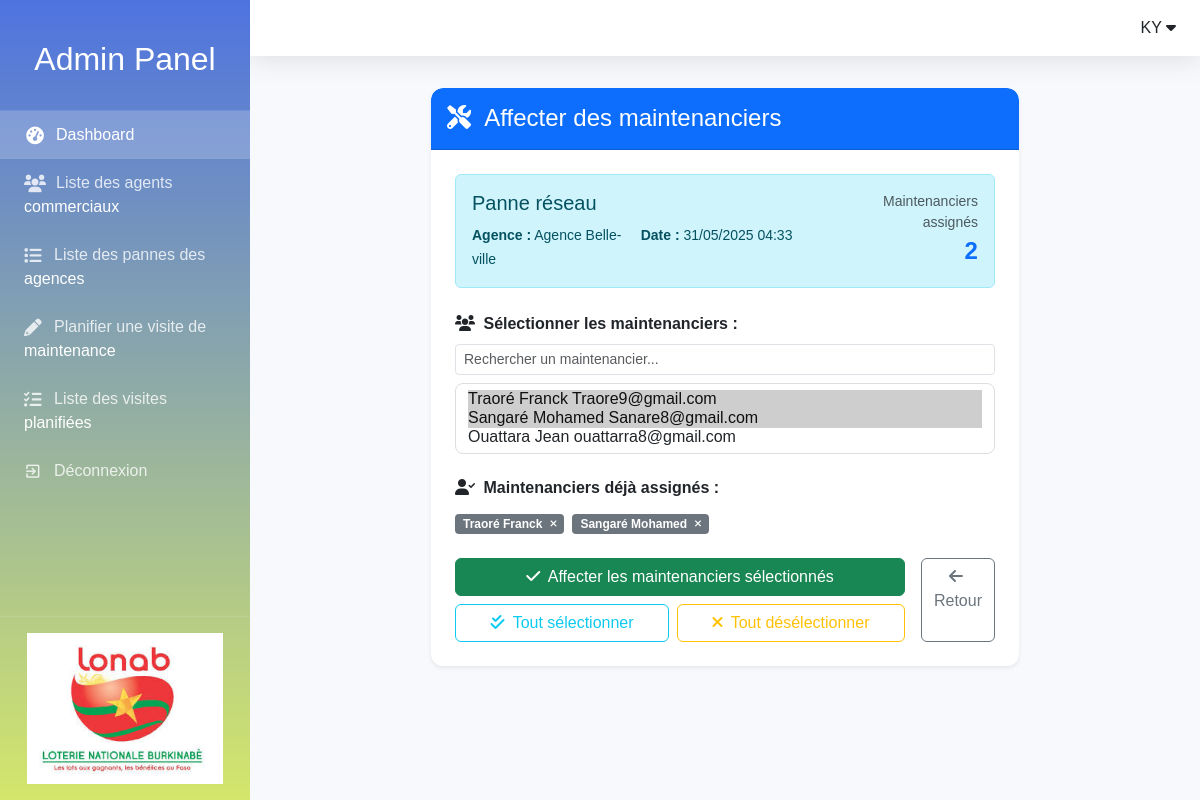
Screenshot of /monapplication/pannes_agence/33/affecter/ (signed in) with the database file from the repository.
### monapplication/models.py (models this page shows, shortened)
class PanneAgence(models.Model):
    ETAT_CHOICES = [
        ('en_attente', 'En attente'),
        ('resolue', 'Résolue'),
    ]
    responsable = models.ForeignKey('ResponsableAgence', on_delete=models.CASCADE)
    agence = models.ForeignKey('Agence', on_delete=models.CASCADE)
    titre = models.CharField(max_length=255, default='Panne')
    description = models.TextField()
    date_signalement = models.DateTimeField(default=timezone.now)
    etat = models.CharField(max_length=20, choices=ETAT_CHOICES, default='en_attente')
    maintenanciers = models.ManyToManyField('Agent', blank=True)

class Agence(models.Model):
    nom = models.CharField(max_length=100)
    adresse = models.TextField()
    localisation = models.CharField(max_length=255, blank=True, null=True)
    responsable = models.ForeignKey(
        ResponsableAgence,  # changé ici
        on_delete=models.SET_NULL,
        null=True,
        blank=True,
        verbose_name="Responsable de l'agence"
    )

class Agent(models.Model):
    user = models.OneToOneField(User, on_delete=models.CASCADE)
    matricule = models.CharField(max_length=10, unique=True)
    telephone = models.CharField(max_length=15)

### monapplication/views.py (the view, shortened to what this page needs)
# urls.py: path('pannes_agence/<int:panne_id>/affecter/', views.affecter_maintenanciers, name='affecter_maintenanciers'),
@login_required
@user_passes_test(is_admin)
def affecter_maintenanciers(request, panne_id):
    panne = get_object_or_404(PanneAgence, id=panne_id)
    agents = Agent.objects.all()
    return render(request, 'affecter_maintenanciers.html', {'panne': panne, 'agents': agents})

### monapplication/views.py (called while the page is built)
def is_admin(user):
    return user.is_superuser

### monapplication/templates/affecter_maintenanciers.html (shortened to what this page needs)
{% extends 'base_generic.html' %}
{% load static %}
{% block content %}
<div class="container-fluid mt-3">
    <div class="row justify-content-center">
        <div class="col-12 col-lg-10 col-xl-8">
            <div class="card shadow-sm">
                <div class="card-header bg-primary text-white py-3">
                    <div class="d-flex flex-column flex-md-row align-items-center justify-content-between">
                        <h4 class="mb-2 mb-md-0">
                            <i class="fas fa-tools me-2"></i>
                            Affecter des maintenanciers
                        </h4>
                    </div>
                </div>
                <div class="card-body p-3 p-md-4">
                    <div class="alert alert-info mb-4">
                        <div class="row">
                            <div class="col-12 col-md-8">
                                <h5 class="alert-heading mb-2">{{ panne.titre|truncatechars:50 }}</h5>
                                <div class="row g-2">
                                    <div class="col-12 col-sm-6">
                                        <small><strong>Agence :</strong> {{ panne.agence.nom }}</small>
                                    </div>
                                    <div class="col-12 col-sm-6">
                                        <small><strong>Date :</strong> {{ panne.date_signalement|date:"d/m/Y H:i" }}</small>
                                    </div>
                                </div>
                            </div>
                            <div class="col-12 col-md-4 mt-3 mt-md-0">
                                <div class="text-center text-md-end">
                                    <small class="text-muted d-block">Maintenanciers assignés</small>
                                    <span class="fs-4 fw-bold text-primary">{{ panne.maintenanciers.count }}</span>
                                </div>
                            </div>
                        </div>
                    </div>
                    <form method="post" id="affectationForm">
                        <div class="form-group mb-4">
                            <label for="agents" class="form-label fw-bold">
                                <i class="fas fa-users me-1"></i>
                                Sélectionner les maintenanciers :
                            </label>
                            <select name="agents" id="agents" class="form-select" multiple required
                                    size="{% if agents.count <= 5 %}{{ agents.count }}{% else %}5{% endif %}">
                                {% for agent in agents %}
                                <option value="{{ agent.id }}"
                                        {% if agent in panne.maintenanciers.all %}selected{% endif %}
                                        data-email="{{ agent.user.email }}"
                                        data-specialite="{{ agent.specialite|default:'' }}">
                                    <div class="agent-option">
                                        <strong>{{ agent.user.get_full_name|default:agent.user.username }}</strong>
                                        <br class="d-md-none">
                                    </div>
                                </option>
                                {% empty %}
                                <option disabled>Aucun maintenancier disponible</option>
                                {% endfor %}
                            </select>
                        </div>
                        {% if panne.maintenanciers.all %}
                        <div class="mb-4">
                            <h6 class="fw-bold mb-3">
                                <i class="fas fa-user-check me-1"></i>
                                Maintenanciers déjà assignés :
                            </h6>
                            <div class="d-flex flex-wrap gap-2" id="assignedAgents">
                                {% for agent in panne.maintenanciers.all %}
                                <span class="badge bg-secondary d-flex align-items-center">
                                    <span class="d-none d-sm-inline">{{ agent.user.get_full_name|default:agent.user.username }}</span>
                                    <i class="fas fa-times ms-2" onclick="deselectAgent({{ agent.id }})"
                                       style="cursor:pointer; font-size: 0.8em;"></i>
                                </span>
                                {% endfor %}
                            </div>
                        </div>
                        {% endif %}
                        <div class="d-flex flex-column flex-md-row gap-3">
                            <div class="d-flex flex-wrap gap-2 flex-grow-1">
                                <button type="submit" class="btn btn-success flex-fill">
                                    <i class="fas fa-check me-1"></i>
                                    <span class="d-none d-md-inline"> Affecter les maintenanciers sélectionnés</span>
                                </button>
                                <div class="d-flex flex-wrap gap-2 flex-fill">
                                    <button type="button" class="btn btn-outline-info flex-fill"
                                            onclick="selectAllAgents()">
                                        <i class="fas fa-check-double me-1"></i>
                                        <span class="d-none d-lg-inline">Tout sélectionner</span>
                                    </button>
                                    <button type="button" class="btn btn-outline-warning flex-fill"
                                            onclick="deselectAllAgents()">
                                        <i class="fas fa-times me-1"></i>
                                        <span class="d-none d-lg-inline"> Tout désélectionner</span>
                                    </button>
                                </div>
                            </div>
                            <div class="d-flex flex-wrap gap-2 mt-2 mt-md-0">
                                <a href="{% url 'liste_pannes_agences' %}" class="btn btn-outline-secondary flex-fill">
                                    <i class="fas fa-arrow-left me-1"></i>
                                    Retour
                                </a>
                            </div>
                        </div>
                    </form>
                </div>
            </div>
        </div>
    </div>
</div>
{% endblock %}

### monapplication/templates/base_generic.html (style rules this page uses)
:root { --primary: #4e73df; --secondary: #858796; --success: #1cc88a; --info: #36b9cc; --warning: #f6c23e; --danger: #e74a3b; --light: #f8f9fc; --dark: #5a5c69; }
* { margin: 0; padding: 0; box-sizing: border-box; font-family: 'Nunito', sans-serif; }
body { background-color: #f8f9fc; min-height: 100vh; display: flex; }
.card { background-color: white; border-radius: 0.35rem; box-shadow: 0 0.15rem 1.75rem 0 rgba(58, 59, 69, 0.1); overflow: hidden; margin-bottom: 1rem; }
.badge { padding: 0.25rem 0.5rem; border-radius: 0.25rem; font-size: 0.75rem; font-weight: bold; color: white; white-space: nowrap; }
.form-group { margin-bottom: 1rem; }

### monapplication/templates/affecter_maintenanciers.html (style rules this page uses)
.card { border: none; border-radius: 12px; }
.card-header { border-radius: 12px 12px 0 0 !important; }
.form-select { border: 1px solid #ddd; border-radius: 8px; transition: all 0.3s ease; min-height: 44px; }

### rows the page displays
PanneAgence: titre "Panne réseau", agence.nom "Agence Belle-ville", date_signalement "31/05/2025 04:33", maintenanciers.count "2", agents "Traoré Franck Traore9@gmail.com ☑ / Sangaré Mohamed Sanare8@gmail.com ☑ / Ouattara Jean ouattarra8@gmail.com"
Agent: user.get_full_name "Traoré Franck"
Agent: user.get_full_name "Sangaré Mohamed"
